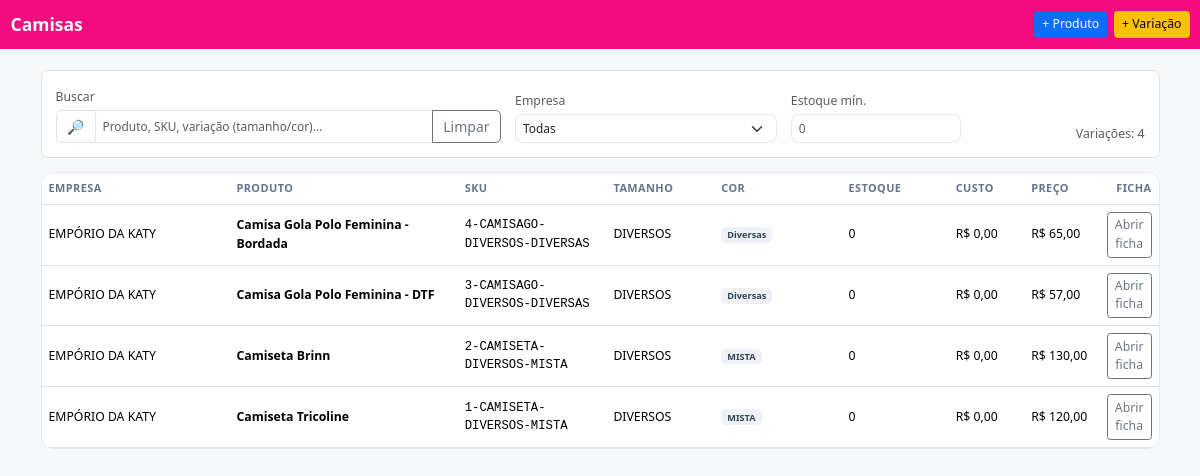
The page /produtos/ (signed in) on the database its author committed.
### camisas/models.py (models this page shows, shortened)
class Produto(models.Model):
    empresa = models.ForeignKey(Empresa, on_delete=models.PROTECT, related_name="produtos")
    nome = models.CharField(max_length=120)
    descricao = models.TextField(blank=True, null=True)
    ativo = models.BooleanField(default=True)

class Empresa(models.Model):
    nome_fantasia = models.CharField(max_length=120)
    razao_social = models.CharField(max_length=180, blank=True, null=True)
    cnpj = models.CharField(max_length=18, blank=True, null=True)
    ie = models.CharField("Inscrição Estadual", max_length=30, blank=True, null=True)
    email = models.EmailField(blank=True, null=True)
    telefone = models.CharField(max_length=30, blank=True, null=True)
    endereco = models.CharField(max_length=180, blank=True, null=True)
    cidade = models.CharField(max_length=80, blank=True, null=True)
    uf = models.CharField(max_length=2, blank=True, null=True)
    logo = models.ImageField(upload_to=logo_upload_to, blank=True, null=True)
    class Meta:
        ordering = ("nome_fantasia",)
    def logo_img_tag(self, height: int = 120) -> str:
        """Pré-visualização segura para usar no admin (readonly_fields)."""
        url = self.logo_url_safe
        if not url:
            return "—"
        return mark_safe(
            f'<img src="{url}" style="max-height:{height}px;border:1px solid #eee;padding:4px;border-radius:6px">'
        )
    logo_img_tag.short_description = "Logo"

class VariacaoProduto(models.Model):
    produto = models.ForeignKey(Produto, on_delete=models.CASCADE, related_name="variacoes")
    tamanho = models.CharField(max_length=10)
    cor = models.CharField(max_length=40, default="Branco")
    sku = models.CharField(max_length=40, unique=True, blank=True, editable=False, db_index=True)
    estoque_atual = models.DecimalField(max_digits=12, decimal_places=2, default=Decimal("0"))
    custo_unitario = models.DecimalField(max_digits=12, decimal_places=4, default=Decimal("0"))
    preco_sugerido = models.DecimalField(max_digits=12, decimal_places=2, default=Decimal("0"))
    class Meta:
        unique_together = ("produto", "tamanho", "cor")

### camisas/views.py (the view)
# urls.py: path("produtos/", views.produto_list, name="produto_list"),
@login_required
def produto_list(request):
    q = (request.GET.get("q") or "").strip()
    empresa_id = request.GET.get("empresa") or ""
    qs = Produto.objects.select_related("empresa")
    if q:
        qs = qs.filter(
            Q(nome__icontains=q) |
            Q(variacoes__sku__icontains=q)
        ).distinct()
    if empresa_id:
        qs = qs.filter(empresa_id=empresa_id)
    produtos = qs.order_by("nome")
    return render(request, "camisas/produto_list.html", {
        "produtos": produtos,
        "empresas": Empresa.objects.order_by("nome_fantasia"),
        "sel": {"q": q, "empresa": empresa_id},
        "rows": produtos,  # compatibilidade
    })

### camisas/templates/camisas/produto_list.html (shortened to what this page needs)
<!doctype html>
<html lang="pt-br">
<head>
  <link href="https://cdn.jsdelivr.net/npm/bootstrap@5.3.3/dist/css/bootstrap.min.css" rel="stylesheet" />
</head>
<body>
<nav class="navbar nav-pro navbar-dark">
  <div class="container-fluid">
    <a class="navbar-brand fw-bold" href="{% url 'camisas:home' %}">Camisas</a>
    <div class="ms-auto d-flex gap-2">
      <a class="btn btn-sm btn-primary" href="{% url 'camisas:produto_create' %}">+ Produto</a>
      <a class="btn btn-sm btn-warning" href="{% url 'camisas:variacao_create' %}">+ Variação</a>
    </div>
  </div>
</nav>
<main class="container py-3 py-lg-4">
  <div class="sticky-topbar border rounded-3 p-3 mb-3 toolbar">
    <form method="get" class="row g-3 align-items-end">
      <div class="col-12 col-md-5">
        <label class="form-label small text-muted mb-1" for="q">Buscar</label>
        <div class="input-group">
          <span class="input-group-text bg-white">🔎</span>
          <input id="q" name="q" type="search" class="form-control" placeholder="Produto, SKU, variação (tamanho/cor)…" value="{{ sel.q|default:'' }}">
          <button id="btnClear" class="btn btn-outline-secondary" type="button">Limpar</button>
        </div>
      </div>
      <div class="col-6 col-md-3">
        <label class="form-label small text-muted mb-1" for="empresa">Empresa</label>
        <select id="empresa" name="empresa" class="form-select">
          <option value="">Todas</option>
        </select>
      </div>
      <div class="col-6 col-md-2">
        <label class="form-label small text-muted mb-1" for="estoqueMin">Estoque mín.</label>
        <input id="estoqueMin" type="number" min="0" step="1" class="form-control" placeholder="0">
      </div>
      <div class="col-12 col-md-2 text-end">
        <div class="small text-muted">Variações: <span id="resCount">—</span></div>
      </div>
    </form>
  </div>
  {% if produtos %}
  <div class="card-surface overflow-hidden">
    <div class="table-responsive">
      <table class="table align-middle mb-0">
        <thead><tr>
          <th style="width:18%">Empresa</th>
          <th style="width:22%">Produto</th>
          <th style="width:14%">SKU</th>
          <th style="width:10%">Tamanho</th>
          <th style="width:12%">Cor</th>
          <th style="width:10%">Estoque</th>
          <th style="width:7%">Custo</th>
          <th style="width:7%">Preço</th>
          <th class="text-end">Ficha</th>
        </tr></thead>
        <tbody id="tblBody">
          {% for p in produtos %}
            {% if p.variacoes.all %}
              {% for v in p.variacoes.all %}
              <tr class="row-item"
                  data-emp="{{ p.empresa_id }}"
                  data-empname="{{ p.empresa.nome_fantasia|lower }}"
                  data-prod="{{ p.nome|lower }}"
                  data-sku="{{ v.sku|lower }}"
                  data-tam="{{ v.tamanho|lower }}"
                  data-cor="{{ v.cor|lower }}"
                  data-estoque="{{ v.estoque_atual|floatformat:0 }}">
                <td>{{ p.empresa.nome_fantasia }}</td>
                <td class="fw-semibold">{{ p.nome }}</td>
                <td class="mono">{{ v.sku }}</td>
                <td>{{ v.tamanho }}</td>
                <td><span class="badge badge-soft">{{ v.cor }}</span></td>
                <td>{{ v.estoque_atual|floatformat:0 }}</td>
                <td>R$ {{ v.custo_unitario|floatformat:2 }}</td>
                <td>R$ {{ v.preco_sugerido|floatformat:2 }}</td>
                <td class="text-end">
                  <a class="btn btn-sm btn-outline-secondary" href="{% url 'camisas:ficha_list' v.pk %}">Abrir ficha</a>
                </td>
              </tr>
              {% endfor %}
            {% endif %}
          {% endfor %}
        </tbody>
      </table>
    </div>
  </div>
  {% else %}
    <div class="empty">
      <div class="h6 mb-1">Nenhum produto</div>
      <div class="text-muted">Cadastre um produto e crie variações.</div>
    </div>
  {% endif %}
</main>
</body>
</html>

### camisas/templates/camisas/produto_list.html (style rules this page uses)
:root { --ink:#0f172a;--muted:#64748b;--ring:rgba(37,99,235,.18);--g1:#f30c80;--g2:#f30c80;--base-font:14px; }
html { font-size:var(--base-font); }
body { background:#f6f8fb;color:var(--ink); }
.nav-pro { background:linear-gradient(90deg,var(--g1),var(--g2)); }
.sticky-topbar { position:sticky;top:0;z-index:20;background:#ffffffd6;backdrop-filter:blur(6px); }
.toolbar .form-control,.toolbar .form-select { border-radius:.6rem;border-color:#e5e7eb;font-size:.85rem;padding:.35rem .5rem }
.table { font-size:.875rem }
.table thead th { font-size:.78rem;text-transform:uppercase;letter-spacing:.04em;color:#64748b;border-top:0 }
.card-surface { background:#fff;border:1px solid #e5e7eb;border-radius:.9rem }
.badge-soft { background:#eef2f7;color:#334155 }
.mono { font-family:ui-monospace,SFMono-Regular,Menlo,Monaco,Consolas,"Liberation Mono","Courier New",monospace }

### rows shown on the page
Produto: empresa.nome_fantasia "EMPÓRIO DA KATY", nome "Camisa Gola Polo Feminina - Bordada"
VariacaoProduto: sku "4-CAMISAGO-DIVERSOS-DIVERSAS", tamanho "DIVERSOS", cor "Diversas", estoque_atual "0", custo_unitario "0,00", preco_sugerido "65,00"
Produto: empresa.nome_fantasia "EMPÓRIO DA KATY", nome "Camisa Gola Polo Feminina - DTF"
VariacaoProduto: sku "3-CAMISAGO-DIVERSOS-DIVERSAS", tamanho "DIVERSOS", cor "Diversas", estoque_atual "0", custo_unitario "0,00", preco_sugerido "57,00"
Produto: empresa.nome_fantasia "EMPÓRIO DA KATY", nome "Camiseta Brinn"
VariacaoProduto: sku "2-CAMISETA-DIVERSOS-MISTA", tamanho "DIVERSOS", cor "MISTA", estoque_atual "0", custo_unitario "0,00", preco_sugerido "130,00"
Produto: empresa.nome_fantasia "EMPÓRIO DA KATY", nome "Camiseta Tricoline"
VariacaoProduto: sku "1-CAMISETA-DIVERSOS-MISTA", tamanho "DIVERSOS", cor "MISTA", estoque_atual "0", custo_unitario "0,00", preco_sugerido "120,00"
